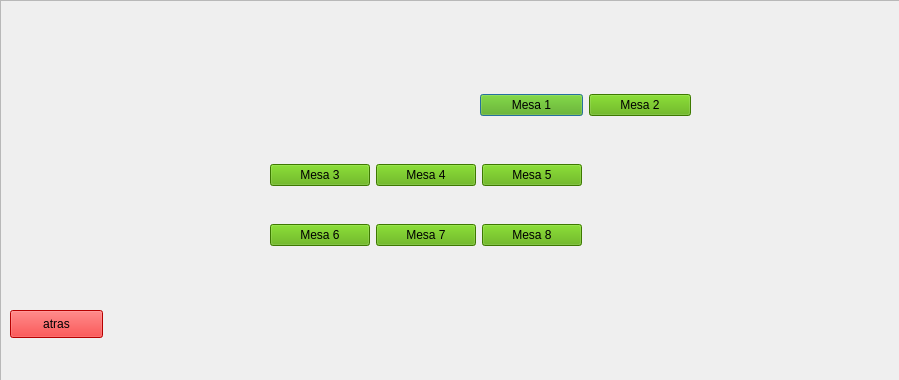
<?xml version="1.0" encoding="UTF-8"?>
<ui version="4.0">
 <class>MesaSucursal</class>
 <widget class="QDialog" name="MesaSucursal">
  <property name="geometry">
   <rect>
    <x>0</x>
    <y>0</y>
    <width>899</width>
    <height>380</height>
   </rect>
  </property>
  <property name="windowTitle">
   <string>Dialog</string>
  </property>
  <property name="styleSheet">
   <string notr="true"/>
  </property>
  <widget class="QFrame" name="frame">
   <property name="geometry">
    <rect>
     <x>0</x>
     <y>0</y>
     <width>901</width>
     <height>381</height>
    </rect>
   </property>
   <property name="styleSheet">
    <string notr="true">background-image: url(:/image/bf0bb9f7716c4707c39393503ce005f6.jpg);</string>
   </property>
   <property name="frameShape">
    <enum>QFrame::StyledPanel</enum>
   </property>
   <property name="frameShadow">
    <enum>QFrame::Raised</enum>
   </property>
  </widget>
  <widget class="QWidget" name="layoutWidget">
   <property name="geometry">
    <rect>
     <x>480</x>
     <y>90</y>
     <width>211</width>
     <height>30</height>
    </rect>
   </property>
   <layout class="QHBoxLayout" name="horizontalLayout_3">
    <item>
     <widget class="QPushButton" name="pushButton_mesa1">
      <property name="styleSheet">
       <string notr="true">
background-color: rgb(85, 170, 0);</string>
      </property>
      <property name="text">
       <string>Mesa 1</string>
      </property>
     </widget>
    </item>
    <item>
     <widget class="QPushButton" name="pushButton_mesa2">
      <property name="styleSheet">
       <string notr="true">
background-color: rgb(85, 170, 0);</string>
      </property>
      <property name="text">
       <string>Mesa 2</string>
      </property>
     </widget>
    </item>
   </layout>
  </widget>
  <widget class="QWidget" name="layoutWidget">
   <property name="geometry">
    <rect>
     <x>270</x>
     <y>160</y>
     <width>312</width>
     <height>30</height>
    </rect>
   </property>
   <layout class="QHBoxLayout" name="horizontalLayout">
    <item>
     <widget class="QPushButton" name="pushButton_mesa3">
      <property name="styleSheet">
       <string notr="true">
background-color: rgb(85, 170, 0);</string>
      </property>
      <property name="text">
       <string>Mesa 3</string>
      </property>
     </widget>
    </item>
    <item>
     <widget class="QPushButton" name="pushButton_mesa4">
      <property name="styleSheet">
       <string notr="true">
background-color: rgb(85, 170, 0);</string>
      </property>
      <property name="text">
       <string>Mesa 4</string>
      </property>
     </widget>
    </item>
    <item>
     <widget class="QPushButton" name="pushButton_mesa5">
      <property name="styleSheet">
       <string notr="true">
background-color: rgb(85, 170, 0);</string>
      </property>
      <property name="text">
       <string>Mesa 5</string>
      </property>
     </widget>
    </item>
   </layout>
   <zorder>pushButton_mesa5</zorder>
   <zorder>pushButton_mesa4</zorder>
   <zorder>pushButton_mesa3</zorder>
  </widget>
  <widget class="QWidget" name="layoutWidget">
   <property name="geometry">
    <rect>
     <x>270</x>
     <y>220</y>
     <width>312</width>
     <height>30</height>
    </rect>
   </property>
   <layout class="QHBoxLayout" name="horizontalLayout_2">
    <item>
     <widget class="QPushButton" name="pushButton_mesa6">
      <property name="styleSheet">
       <string notr="true">
background-color: rgb(85, 170, 0);</string>
      </property>
      <property name="text">
       <string>Mesa 6</string>
      </property>
     </widget>
    </item>
    <item>
     <widget class="QPushButton" name="pushButton_mesa7">
      <property name="styleSheet">
       <string notr="true">
background-color: rgb(85, 170, 0);</string>
      </property>
      <property name="text">
       <string>Mesa 7</string>
      </property>
     </widget>
    </item>
    <item>
     <widget class="QPushButton" name="pushButton_mesa8">
      <property name="styleSheet">
       <string notr="true">
background-color: rgb(85, 170, 0);</string>
      </property>
      <property name="text">
       <string>Mesa 8</string>
      </property>
     </widget>
    </item>
   </layout>
   <zorder>pushButton_mesa8</zorder>
   <zorder>pushButton_mesa7</zorder>
   <zorder>pushButton_mesa6</zorder>
  </widget>
  <widget class="QPushButton" name="pushButton_back">
   <property name="geometry">
    <rect>
     <x>10</x>
     <y>310</y>
     <width>93</width>
     <height>28</height>
    </rect>
   </property>
   <property name="styleSheet">
    <string notr="true">background-color: rgb(255, 0, 0);</string>
   </property>
   <property name="text">
    <string>atras</string>
   </property>
  </widget>
 </widget>
 <resources/>
 <connections/>
</ui>
